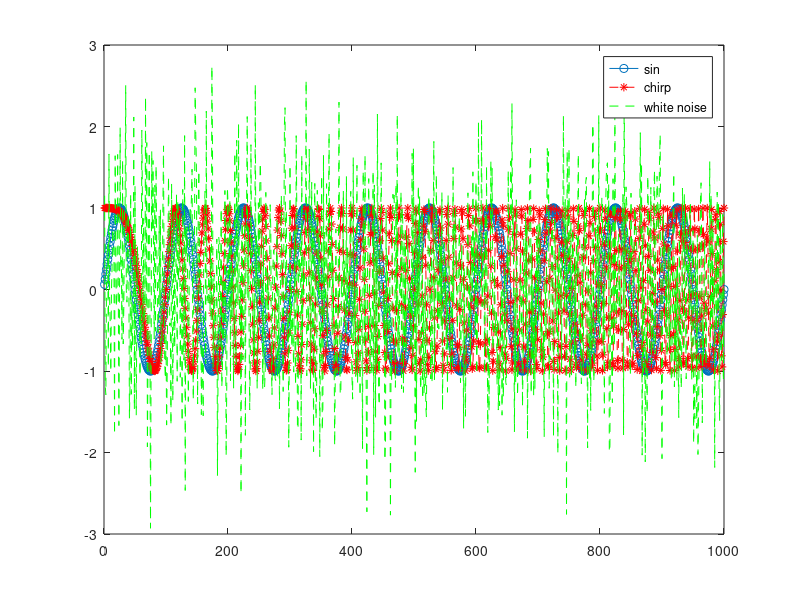

This chart was generated by the following MATLAB code: (Note: this script raises an error after producing the figure.)
% foo.m
%
% This m-file shows an example of how to use ApEn function
% 
% More specifically, it generates three simulated data with different
% complexity (sine, chirp, and Gaussian noise), and plots the ApEn values
% with varying r

%-------------------------------------------------------------------------
% coded by Kijoon Lee, kjlee@ntu.edu.sg
% Mar 21st, 2012
%-------------------------------------------------------------------------
clear all
close all
clc

m = 2;      % embedded dimension
tau = 1;    % time delay for downsampling
N = 1000;
t = 0.001*(1:N);

% generate simulated data
sint = sin(2*pi*10*t);      % sine curve
chirpt = chirp(t,0,1,150);  % chirp signal
whitet = randn(1,N);        % white noise


% specify the range of r
rnum = 10;
result = zeros(3,rnum);
window=N/rnum;

data1=[];data2=[];data3=[];
for i=1:rnum
    data1(i,:)=sint((i-1)*window+1:i*window);
    data2(i,:)=chirpt((i-1)*window+1:i*window);
    data3(i,:)=whitet((i-1)*window+1:i*window);
end

     
    
% display orignal signal
figure
plot(sint,'o-')
hold on
plot(chirpt,'--*r')
hold on
plot(whitet,'--g')
hold off
legend('sin','chirp','white noise')

% hurst_estimate(dataWindow,'peng',1);

% main calculation and display
figure
for i = 1:rnum
    result(1,i) = hurst_estimate(data1(i,:),'peng',1);
    result(2,i) = hurst_estimate(data2(i,:),'peng',1);
    result(3,i) = hurst_estimate(data3(i,:),'peng',1);
end

r = 1:10;
plot(r,result(1,:),'o-',r,result(2,:),'o-',r,result(3,:),'o-')
%axis([0 rnum*0.02 0 1.05*max(result(:))])
legend('sin','chirp','white noise')
title('Hurst index','fontsize',14)
xlabel ('sliding window (window size = 100)')



sint = hurst_estimate(sint,'peng',1)
chirpt= hurst_estimate(chirpt,'peng',1)
whitet = hurst_estimate(whitet,'peng',1)

